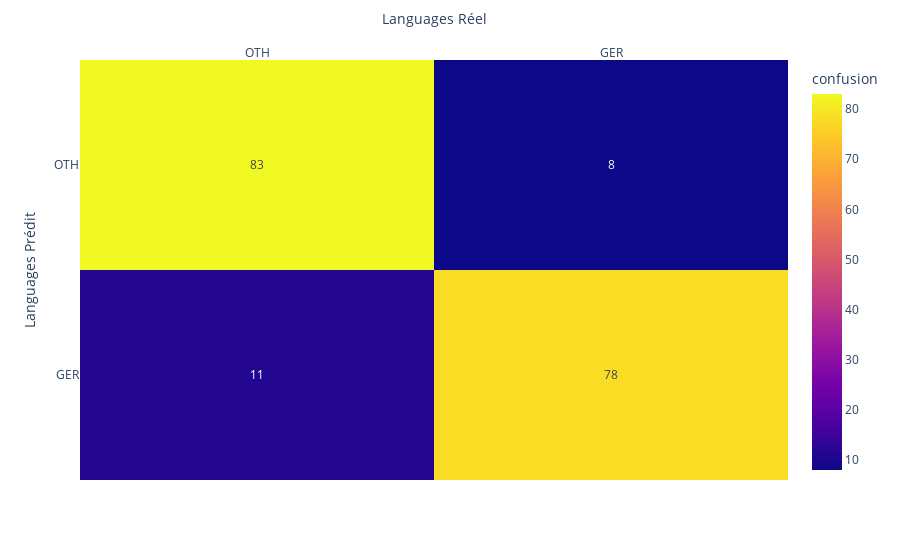
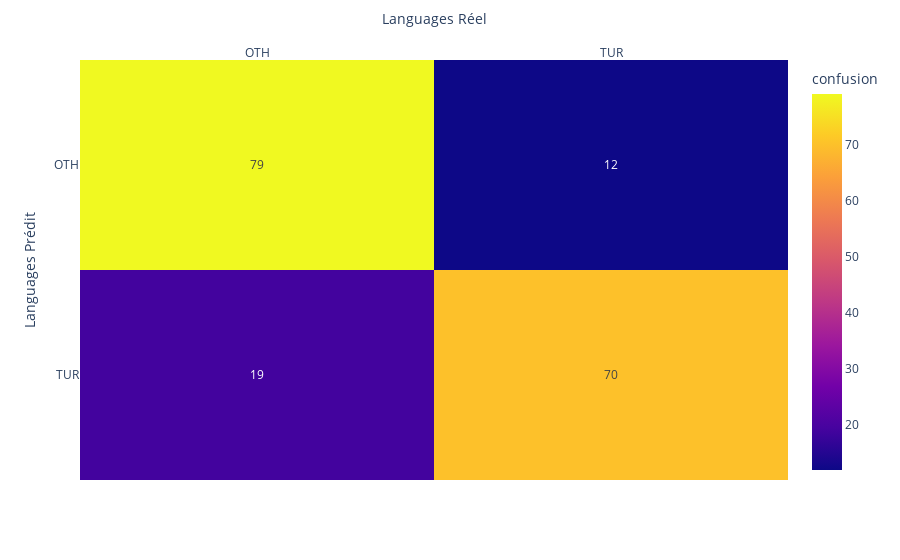
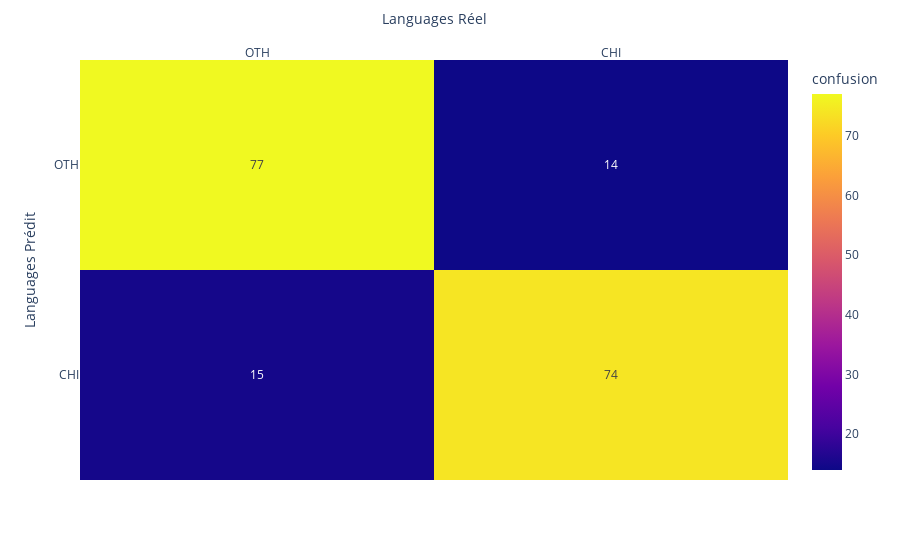

Notebook cell for these charts, in order:
### Code cell
clf = make_pipeline(
    CountVectorizer(), 
    # StandardScaler(with_mean=False),
    # LinearSVC(dual="auto", random_state=0, tol=1e-5),
    # KNeighborsClassifier(n_neighbors=3)
    # LogisticRegression()
    # DecisionTreeClassifier()
    # RandomForestClassifier()
    SGDClassifier()
)

for lang in df["Lang"].unique():
    process_one_vs_all(lang, clf, draw=True)

### Figure 1 — Plotly figure (JSON) as saved in the notebook; plotly's stock layout.template omitted (floating-point values rounded to 4 significant figures)
{"data": [{"coloraxis": "coloraxis", "hovertemplate": "Languages Réel: %{x}<br>Languages Prédit: %{y}<br>confusion: %{z}<extra></extra>", "name": "0", "texttemplate": "%{z}", "type": "heatmap", "x": ["OTH", "GER"], "xaxis": "x", "y": ["OTH", "GER"], "yaxis": "y", "z": [[83, 8], [11, 78]]}], "layout": {"coloraxis": {"colorbar": {"title": {"text": "confusion"}}, "colorscale": [[0, "#0d0887"], [0.1111, "#46039f"], [0.2222, "#7201a8"], [0.3333, "#9c179e"], [0.4444, "#bd3786"], [0.5556, "#d8576b"], [0.6667, "#ed7953"], [0.7778, "#fb9f3a"], [0.8889, "#fdca26"], [1, "#f0f921"]]}, "margin": {"t": 60}, "xaxis": {"anchor": "y", "domain": [0, 1], "side": "top", "title": {"text": "Languages Réel"}}, "yaxis": {"anchor": "x", "autorange": "reversed", "domain": [0, 1], "title": {"text": "Languages Prédit"}}}}

### Figure 2 — Plotly figure (JSON) as saved in the notebook; plotly's stock layout.template omitted (floating-point values rounded to 4 significant figures)
{"data": [{"coloraxis": "coloraxis", "hovertemplate": "Languages Réel: %{x}<br>Languages Prédit: %{y}<br>confusion: %{z}<extra></extra>", "name": "0", "texttemplate": "%{z}", "type": "heatmap", "x": ["OTH", "TUR"], "xaxis": "x", "y": ["OTH", "TUR"], "yaxis": "y", "z": [[79, 12], [19, 70]]}], "layout": {"coloraxis": {"colorbar": {"title": {"text": "confusion"}}, "colorscale": [[0, "#0d0887"], [0.1111, "#46039f"], [0.2222, "#7201a8"], [0.3333, "#9c179e"], [0.4444, "#bd3786"], [0.5556, "#d8576b"], [0.6667, "#ed7953"], [0.7778, "#fb9f3a"], [0.8889, "#fdca26"], [1, "#f0f921"]]}, "margin": {"t": 60}, "xaxis": {"anchor": "y", "domain": [0, 1], "side": "top", "title": {"text": "Languages Réel"}}, "yaxis": {"anchor": "x", "autorange": "reversed", "domain": [0, 1], "title": {"text": "Languages Prédit"}}}}

### Figure 3 — Plotly figure (JSON) as saved in the notebook; plotly's stock layout.template omitted (floating-point values rounded to 4 significant figures)
{"data": [{"coloraxis": "coloraxis", "hovertemplate": "Languages Réel: %{x}<br>Languages Prédit: %{y}<br>confusion: %{z}<extra></extra>", "name": "0", "texttemplate": "%{z}", "type": "heatmap", "x": ["OTH", "CHI"], "xaxis": "x", "y": ["OTH", "CHI"], "yaxis": "y", "z": [[77, 14], [15, 74]]}], "layout": {"coloraxis": {"colorbar": {"title": {"text": "confusion"}}, "colorscale": [[0, "#0d0887"], [0.1111, "#46039f"], [0.2222, "#7201a8"], [0.3333, "#9c179e"], [0.4444, "#bd3786"], [0.5556, "#d8576b"], [0.6667, "#ed7953"], [0.7778, "#fb9f3a"], [0.8889, "#fdca26"], [1, "#f0f921"]]}, "margin": {"t": 60}, "xaxis": {"anchor": "y", "domain": [0, 1], "side": "top", "title": {"text": "Languages Réel"}}, "yaxis": {"anchor": "x", "autorange": "reversed", "domain": [0, 1], "title": {"text": "Languages Prédit"}}}}
